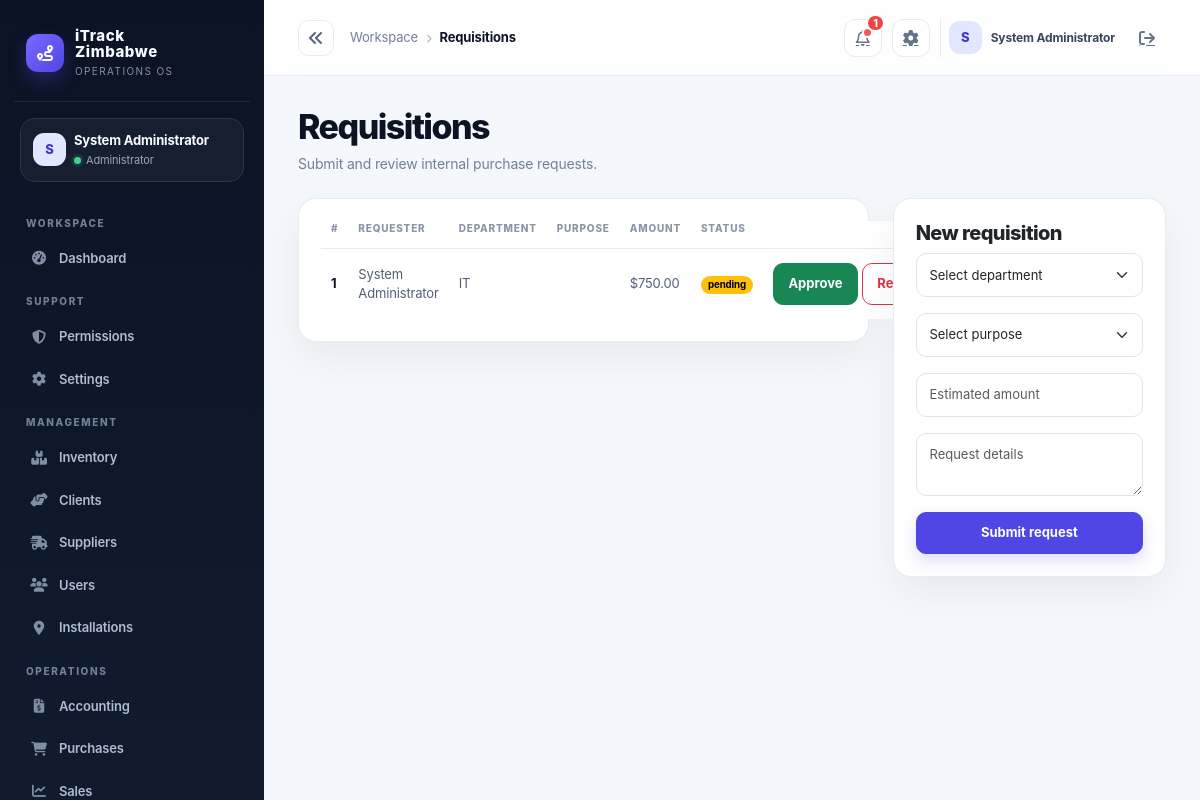
Page /index.php?controller=requisition (signed in) on the committed database.
### tables this page shows
CREATE TABLE IF NOT EXISTS requisitions (
  id INT AUTO_INCREMENT PRIMARY KEY,
  requested_by INT NULL,
  department VARCHAR(100) NOT NULL DEFAULT 'General',
  purpose VARCHAR(180) NOT NULL DEFAULT '',
  requested_date DATE NOT NULL DEFAULT CURRENT_DATE,
  status VARCHAR(50) NOT NULL DEFAULT 'pending',
  total_amount DECIMAL(14,2) NOT NULL DEFAULT 0.00,
  remarks TEXT,
  created_at TIMESTAMP DEFAULT CURRENT_TIMESTAMP,
  FOREIGN KEY (requested_by) REFERENCES users(id) ON DELETE SET NULL
);

CREATE TABLE IF NOT EXISTS users (
  id INT AUTO_INCREMENT PRIMARY KEY,
  name VARCHAR(150) NOT NULL,
  email VARCHAR(150) NOT NULL UNIQUE,
  password_hash VARCHAR(255) NOT NULL,
  role VARCHAR(50) NOT NULL DEFAULT 'Staff',
  department VARCHAR(100) NOT NULL DEFAULT 'General',
  status VARCHAR(20) NOT NULL DEFAULT 'active',
  created_at TIMESTAMP DEFAULT CURRENT_TIMESTAMP
);

### app/views/requisitions/index.php (the view)
<div class="d-flex justify-content-between align-items-start mb-4"><div><h1 class="page-title">Requisitions</h1><p class="page-subtitle">Submit and review internal purchase requests.</p></div></div><div class="row g-4"><div class="col-lg-8"><div class="card"><div class="card-body"><table class="table align-middle"><thead><tr><th>#</th><th>Requester</th><th>Department</th><th>Purpose</th><th>Amount</th><th>Status</th><th></th></tr></thead><tbody><?php foreach($requisitions as $r): ?><tr><td><?= (int)$r['id'] ?></td><td><?= htmlspecialchars($r['requester_name']??'Unknown') ?></td><td><?= htmlspecialchars($r['department']) ?></td><td><?= htmlspecialchars($r['purpose'] ?? '') ?></td><td>$<?= number_format((float)$r['total_amount'],2) ?></td><td><span class="badge text-bg-<?= $r['status']==='approved'?'success':($r['status']==='rejected'?'danger':'warning') ?>"><?= htmlspecialchars($r['status']) ?></span></td><td><?php if($r['status']==='pending' && in_array(($_SESSION['user']['role'] ?? '') === 'admin' ? 'Administrator' : ($_SESSION['user']['role'] ?? ''), ['Administrator','Procurement Officer','Store Officer'], true)): ?><form method="post" action="?controller=requisition&action=decide" class="d-flex gap-1"><?= $this->csrfField() ?><input type="hidden" name="id" value="<?= (int)$r['id'] ?>"><button name="status" value="approved" class="btn btn-sm btn-success">Approve</button><button name="status" value="rejected" class="btn btn-sm btn-outline-danger">Reject</button></form><?php endif; ?></td></tr><?php endforeach; ?></tbody></table></div></div></div><div class="col-lg-4"><div class="card"><div class="card-body"><h5>New requisition</h5><form method="post" action="?controller=requisition&action=create" class="vstack gap-3"><?= $this->csrfField() ?><select class="form-select" name="department" required><option value="">Select department</option><?php foreach (['Administration','Finance','IT','Operations','Procurement','Sales','Technical Support','Workshop'] as $department): ?><option value="<?= htmlspecialchars($department, ENT_QUOTES, 'UTF-8') ?>"><?= htmlspecialchars($department, ENT_QUOTES, 'UTF-8') ?></option><?php endforeach; ?></select><select class="form-select" name="purpose" required><option value="">Select purpose</option><?php foreach (['Equipment purchase','Vehicle tracking installation','Maintenance or repair','Office supplies','Travel or transport','Training','Other'] as $purpose): ?><option value="<?= htmlspecialchars($purpose, ENT_QUOTES, 'UTF-8') ?>"><?= htmlspecialchars($purpose, ENT_QUOTES, 'UTF-8') ?></option><?php endforeach; ?></select><input class="form-control" type="number" step="0.01" name="total_amount" placeholder="Estimated amount"><textarea class="form-control" name="remarks" placeholder="Request details"></textarea><button class="btn btn-primary">Submit request</button></form></div></div></div></div>

### app/views/layouts/partials/sidebar.php (shortened to what the rows shown need)
<?php if (isLoggedIn()):
require_once dirname(__DIR__, 3) . '/models/Permission.php';
$currentController = strtolower($_GET['controller'] ?? 'dashboard');
$role = currentUser()['role'] ?? 'Staff';
$role = $role === 'admin' ? 'Administrator' : $role;
$permissionModel = new Permission();
$permissionModel->ensureModulePermissions();
$navModules = [
    ['label'=>'Dashboard','route'=>'dashboard','icon'=>'fa-gauge-high','roles'=>['Administrator','Director','Finance Officer','Procurement Officer','Store Officer','Sales Officer','Technician','Staff'],'group'=>'Workspace'],
    ['label'=>'Permissions','route'=>'permissions','icon'=>'fa-shield-halved','roles'=>['Administrator'],'group'=>'Support'],
];
foreach ($permissionModel->moduleDefinitions() as $module) {
    $navModules[] = [
        'label' => $module['label'],
        'route' => $module['route'],
        'icon' => $module['icon'],
        'roles' => $module['default_roles'],
        'group' => $module['group'],
    ];
}
$grouped = [];
foreach ($navModules as $module) {
    $grouped[$module['group']][] = $module;
}
$user = currentUser() ?? [];
$initials = strtoupper(substr((string)($user['name'] ?? 'U'), 0, 1));
?>
<aside class="sidebar" aria-label="Primary navigation">
    <div class="brand"><div class="brand-mark"><i class="fa-solid fa-route"></i></div><div><div class="brand-title">iTrack<br>Zimbabwe</div><div class="brand-subtitle">Operations OS</div></div></div>
    <div class="profile-chip"><div class="d-flex align-items-center gap-2"><div class="avatar"><?= htmlspecialchars($initials) ?></div><div class="min-w-0"><div class="profile-name"><?= htmlspecialchars($user['name'] ?? 'User') ?></div><div class="profile-role"><span class="status-dot"></span><?= htmlspecialchars($role) ?></div></div></div></div>
    <?php foreach ($grouped as $group => $items): ?><div class="nav-title"><?= htmlspecialchars($group) ?></div><ul class="nav flex-column px-1"><?php foreach ($items as $item): ?><li class="nav-item"><a class="nav-link <?= $currentController === strtolower($item['route']) ? 'active' : '' ?>" title="<?= htmlspecialchars($item['label'], ENT_QUOTES, 'UTF-8') ?>" aria-label="<?= htmlspecialchars($item['label'], ENT_QUOTES, 'UTF-8') ?>" href="<?= $item['route'] === 'dashboard' ? '/dashboard.php' : '/index.php?controller=' . urlencode($item['route']) ?>"><i class="fa-solid <?= htmlspecialchars($item['icon']) ?>"></i><span><?= htmlspecialchars($item['label']) ?></span></a></li><?php endforeach; ?></ul><?php endforeach; ?>
</aside>
<?php endif; ?>

### app/views/layouts/partials/header.php (shortened to what the rows shown need)
<?php
$headerUser = currentUser() ?? [];
$headerName = $headerUser['name'] ?? 'User';
$headerInitial = strtoupper(substr((string)$headerName, 0, 1));
$headerController = strtolower($_GET['controller'] ?? 'dashboard');
$headerLabels = ['dashboard'=>'Overview','inventory'=>'Inventory','clients'=>'Clients','supplier'=>'Suppliers','users'=>'Users','gps'=>'Installations','accounting'=>'Accounting','purchases'=>'Purchases','sales'=>'Sales','requisition'=>'Requisitions','reports'=>'Reports','notification'=>'Notifications','settings'=>'Settings'];
$headerSection = basename($_SERVER['SCRIPT_NAME'] ?? '') === 'dashboard.php' ? 'Overview' : ($headerLabels[$headerController] ?? ucfirst($headerController));
$headerNotificationCount = 0;
$currentUserId = (int) ($headerUser['id'] ?? 0);
if ($currentUserId > 0) {
    $headerNotificationCount = (new Notification())->unreadCount($currentUserId);
}
?>
<header class="topbar">
    <button class="sidebar-collapse-toggle" type="button" aria-label="Collapse sidebar" aria-expanded="true" title="Collapse sidebar"><i class="fa-solid fa-angles-left"></i></button>
    <div class="crumb"><span class="d-none d-sm-inline">Workspace</span><i class="fa-solid fa-chevron-right mx-2" style="font-size:9px;color:#aab4c4"></i><strong><?= htmlspecialchars($headerSection) ?></strong></div>
    <div class="top-actions">
        <a class="icon-button" href="/index.php?controller=notification" aria-label="Notifications" data-notification-link>
            <i class="fa-regular fa-bell"></i>
            <span class="notification-badge" data-notification-badge<?= $headerNotificationCount > 0 ? '' : ' hidden' ?>></span>
            <span class="notification-count" data-notification-count<?= $headerNotificationCount > 0 ? '' : ' hidden' ?>><?= $headerNotificationCount > 0 ? htmlspecialchars((string) $headerNotificationCount, ENT_QUOTES, 'UTF-8') : '' ?></span>
        </a>
        <a class="icon-button d-none d-sm-grid" href="/index.php?controller=settings" aria-label="Settings"><i class="fa-solid fa-gear"></i></a>
        <div class="user-pill"><div class="avatar"><?= htmlspecialchars($headerInitial) ?></div><span><?= htmlspecialchars($headerName) ?></span><a class="icon-button border-0 ms-1" href="/logout.php" aria-label="Sign out"><i class="fa-solid fa-arrow-right-from-bracket"></i></a></div>
    </div>
</header>

### rows in the picture
requisitions: requested_by.name "S", requested_by.name "System Administrator", id "1", department "IT", total_amount "750.00", status "pending"

### other values in the picture
$role "Administrator"
$group "WORKSPACE"
$item['label'] "Dashboard"
$group "SUPPORT"
$item['label'] "Permissions"
$item['label'] "Settings"
$group "MANAGEMENT"
$item['label'] "Inventory"
$item['label'] "Clients"
$item['label'] "Suppliers"
$item['label'] "Users"
$item['label'] "Installations"
$group "OPERATIONS"
$item['label'] "Accounting"
$item['label'] "Purchases"
